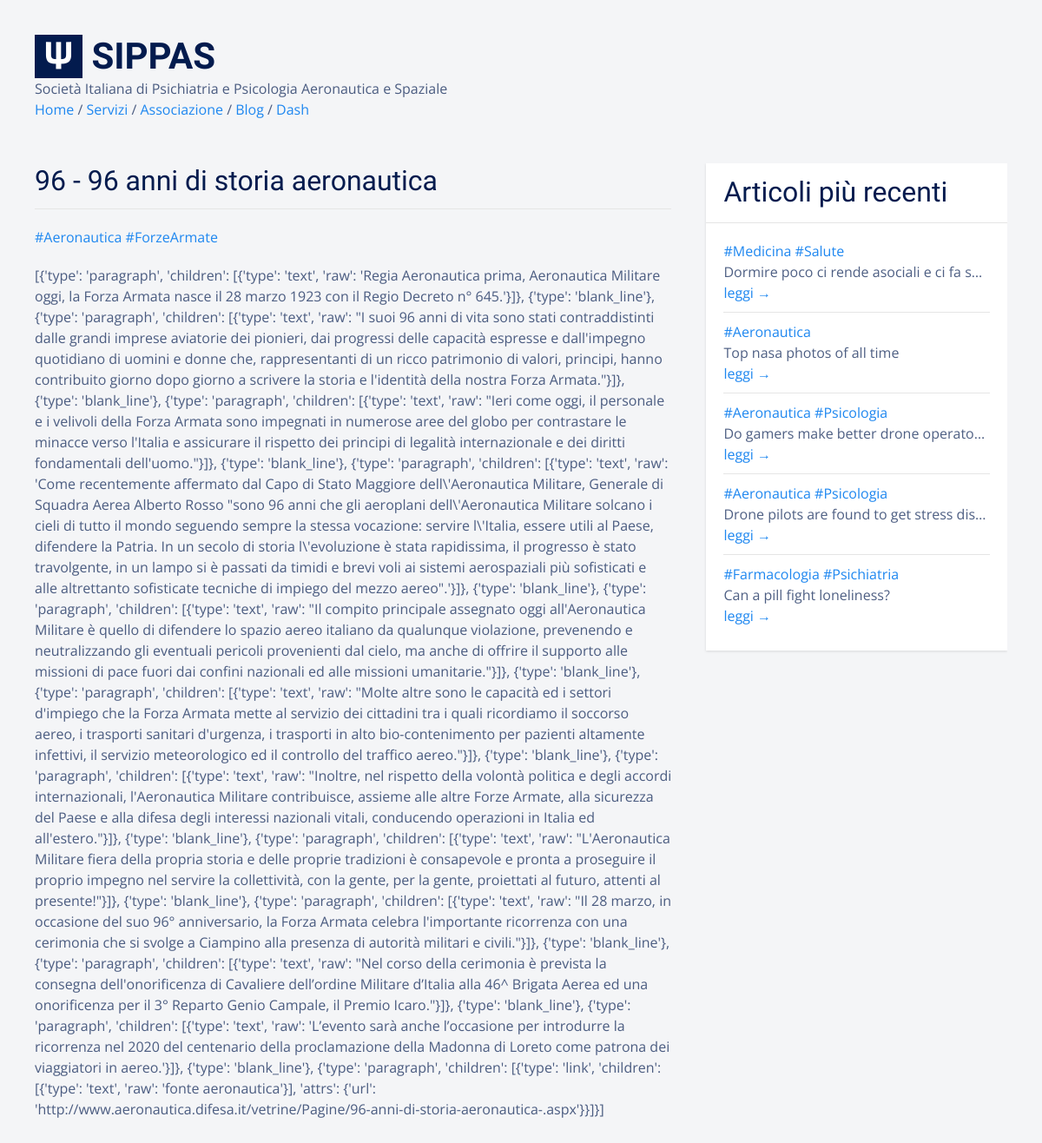
Before: /blog/view/96 with the older database file.
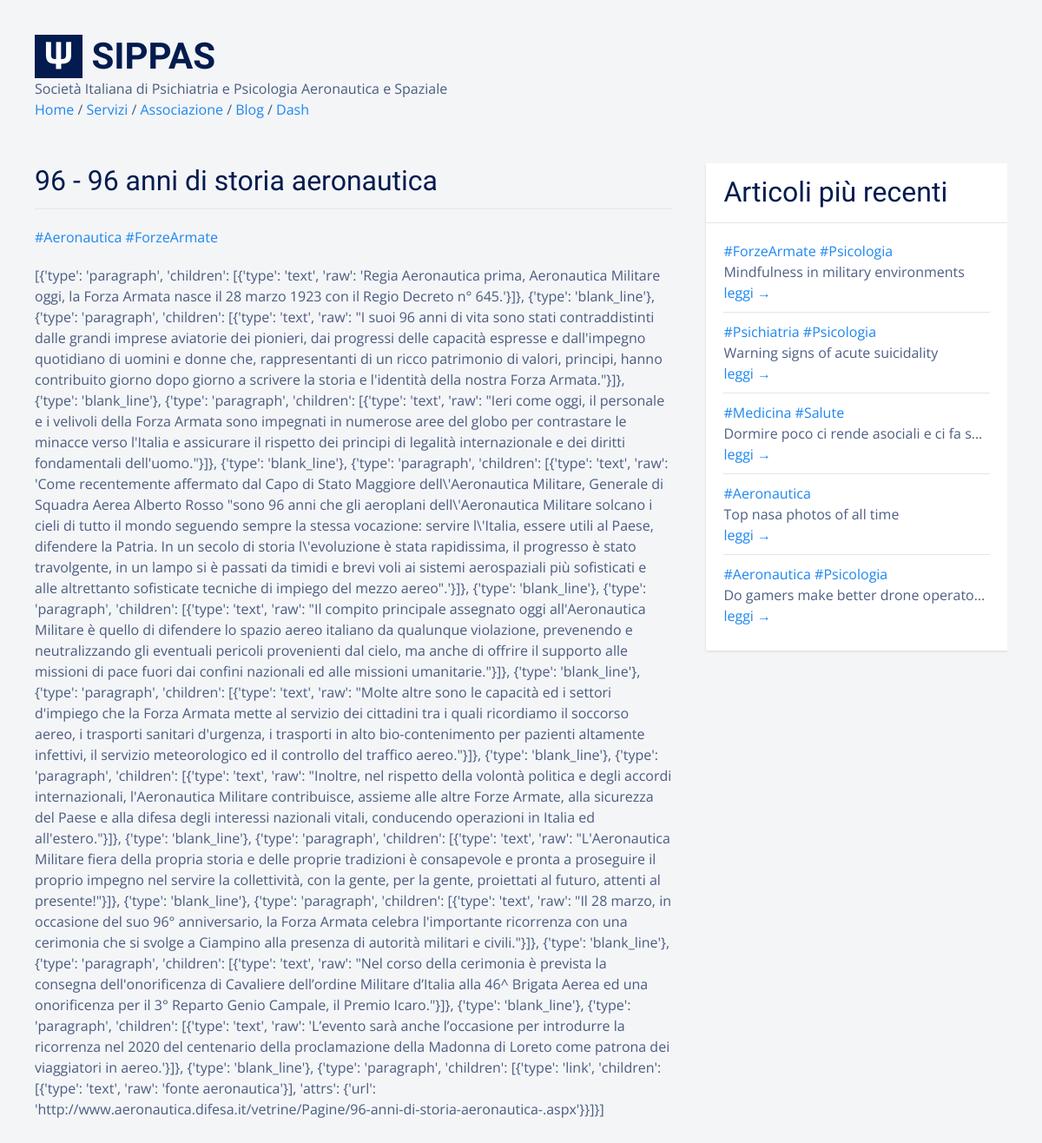
After: the same page with the newer database file.
### tables this page shows
CREATE TABLE "posts" (
  "id" integer NOT NULL,
  "title" text,
  "body" TEXT,
  "teaser" text,
  "tags" TEXT,
  "is_sticky" integer,
  "author" text,
  "created_at" TEXT,
  "updated_at" text,
  "published_at" TEXT,
  PRIMARY KEY ("id")
);

### flaskApp/blueprints/blog/routes.py (the view)
@bp_blog.route("/view/<int:id>")
@cache.cached(timeout=60*60*24*30)
def view_post(id):
  post = query_db("SELECT * FROM posts WHERE id = ?", [ id ], True)
  latests = query_db("SELECT * FROM posts ORDER BY id DESC LIMIT 5")
  if post == None: abort(404)
  return render_template("blog/post_view.html",  post=post, latests=latests)

### flaskApp/db/sqlite.py (called while the page is built)
def dict_factory(cursor, row):
  d = {}
  for idx, col in enumerate(cursor.description):
    d[col[0]] = row[idx]
  return d

def get_db():
  if "db" not in g:
    g.db = sqlite3.connect(
      db_path,
      detect_types=sqlite3.PARSE_DECLTYPES,
      isolation_level="DEFERRED"
    )
    g.db.cursor().execute("PRAGMA journal_mode=WAL")
    g.db.row_factory = dict_factory
  return g.db

def query_db(query, args=(), one=False):
  with closing(get_db().cursor().execute(query, args)) as cur:
    rv = cur.fetchall()
    return (rv[0] if rv else None) if one else rv

### flaskApp/extensions/jinja_ext.py (called while the page is built)
def md_to_html(value):
  return markdown(value)

### flaskApp/blueprints/blog/templates/blog/post_view.html
{% extends 'base.html' %}
{% block content %}
<div class="uk-section">
  <div class="uk-container">
    <div class="uk-grid">
      <div class="uk-width-expand">
        <h2 class="uk-heading-divider">{{ post.id }} - {{ post.title }}</h2>
        <article class="uk-article">
          <p>
            {% for tag in post.tags.split(' ') %}
            <a href="{{ url_for('blog.posts_tagged', tag=tag) }}">{{ tag }}</a>
            {% endfor %}<br>
          </p>
          <div>
            {{ post.body | md_to_html | safe }}
          </div>
        </article>
      </div>
      {% if latests %}
      <div class="uk-width-1-3@s uk-text-truncate">
        <div class="uk-card uk-card-default uk-card-small">
          <div class="uk-card-header">
            <h2>Articoli più recenti</h2>
          </div>
          <div class="uk-card-body">
            <ul class="uk-list uk-list-divider uk-margin-medium">
              {% for l in latests %}
              <li class="uk-text-truncate uk-padding-vertical uk-padding-horizontal-small">
                {% for tag in l.tags.split(' ') %}
                <a href="{{ url_for('blog.posts_tagged', tag=tag) }}">{{ tag }}</a>
                {% endfor %}<br>
                {{ l.title | capitalize }}<br>
                <a href="{{ url_for('blog.view_post', id=l.id) }}">leggi &rarr;</a><br>
              </li>
              {% endfor %}
            </ul>
          </div>
        </div>
      </div>
      {% endif %}
    </div>
  </div>
</div>
{% endblock %}

### flaskApp/templates/base.html (shortened to what this page needs)
<html lang="it">
<head>
  {% include 'head.html' %}
</head>
<body>
  {% block navbar %}
    {% include 'navbar.html' %}
  {% endblock %}
  <div class="uk-container uk-margin-large-bottom">
    {% block content %}
    {% endblock %}
  </div>
</body>
</html>

### flaskApp/templates/head.html (shortened to what this page needs)
<link rel="stylesheet" href="{{ url_for('static', filename='css/vendor/uikit.min.css') }}">
<link rel="stylesheet" href="{{ url_for('static', filename='css/main.css') }}">

### flaskApp/templates/navbar.html
<div class="uk-container uk-margin-large uk-margin-bottom">
  <h1 class="uk-margin-medium-top uk-margin-remove-bottom">
    <span style="display: inline-block;background-color:#031b4e;color:#fff;padding:0px 10px">𝚿</span>
    <span class="uk-text-bold">SIPPAS</span>
  </h1>
  <p class="uk-margin-remove-vertical">
    Società Italiana di Psichiatria e Psicologia Aeronautica e Spaziale<br>
  </p>
  <a href="{{ url_for('main.index') }}">Home</a> /
  <a href="{{ url_for('main.services') }}">Servizi</a> /
  <a href="{{ url_for('main.gild') }}">Associazione</a> /
  <a href="{{ url_for('blog.posts') }}">Blog</a> /
  <a href="{{ url_for('users.switcher') }}">Dash</a>
</div>

### flaskApp/static/css/main.css (style rules this page uses)
html { font-family: 'Open Sans', sans-serif; font-size: 16px; font-weight: normal; line-height: 1.5; background: #f4f5f7; color: rgba(3,27,78,0.7); }
h1, .uk-h1, h2, .uk-h2, h3, .uk-h3, h4, .uk-h4, h5, .uk-h5, h6, .uk-h6 { font-family: 'Yanone Kaffeesatz', sans-serif; margin: 0 0 20px 0; font-weight: normal; color: #031b4e; text-transform: none; }
li { margin-bottom: 8px; }
.uk-section { padding: 0px; padding-top: 30px; }
.uk-card-default { color: rgba(3,27,78,0.7) !important; -webkit-box-shadow: 0 1px 3px rgba(0,0,0,.12); box-shadow: 0 1px 3px rgba(0,0,0,.12); border: 0; }

Changed rows visible on the page:
no longer on this page (row unchanged): posts: tag "#Aeronautica" "#Psicologia", title "Drone pilots are found to get stress dis…", shown under "Articoli più recenti"
no longer on this page (row unchanged): posts: tag "#Farmacologia" "#Psichiatria", title "Can a pill fight loneliness?", shown under "Articoli più recenti"
added posts: tag "#ForzeArmate" "#Psicologia", title "Mindfulness in military environments", shown under "Articoli più recenti"
added posts: tag "#Psichiatria" "#Psicologia", title "Warning signs of acute suicidality", shown under "Articoli più recenti"
